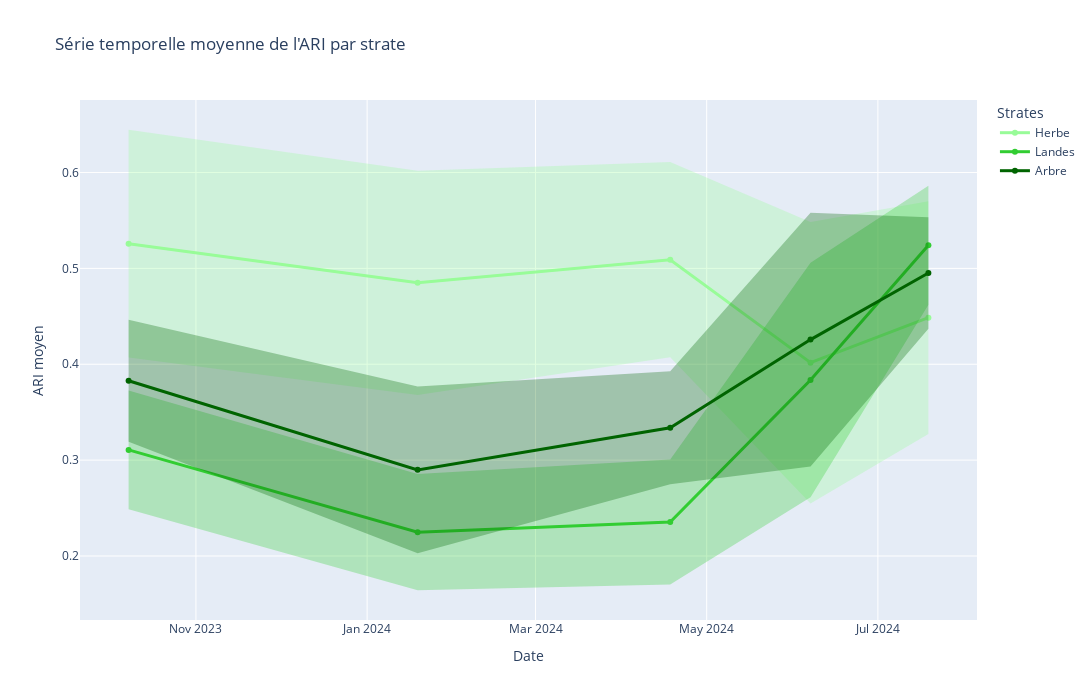

The notebook cell saved with this chart:
### Code cell
# Charger les strates
strates_path = '/home/onyxia/work/data/projet_eval/PI_strates_bretagne_32630.shp'
gdf = gpd.read_file(strates_path)

# Lire le fichier ARI
ari_path = '/home/onyxia/work/results/ARI_serie_temp.tif'
ari_ds = gdal.Open(ari_path)
dates = ['2023-10-08', '2024-01-19', '2024-04-18', '2024-06-07', '2024-07-19']

# Préparer les données
strates = sorted(gdf['strate'].unique())
ari_means = {strate: [] for strate in strates}
ari_stds = {strate: [] for strate in strates}

# Informations spatiales
transform = ari_ds.GetGeoTransform()
projection = ari_ds.GetProjection()
x_size = ari_ds.RasterXSize
y_size = ari_ds.RasterYSize

# Pour chaque strate
for strate in strates:
    strate_gdf = gdf[gdf['strate'] == strate]

    # Pour chaque date
    for band_num in range(1, ari_ds.RasterCount + 1):
        band = ari_ds.GetRasterBand(band_num)
        ari_array = band.ReadAsArray()

        # Masque pour la strate
        mem_drv = ogr.GetDriverByName('Memory')
        mem_ds = mem_drv.CreateDataSource('out')
        mem_layer = mem_ds.CreateLayer('poly', srs=ogr.osr.SpatialReference(wkt=projection), geom_type=ogr.wkbPolygon)

        for _, row in strate_gdf.iterrows():
            feature = ogr.Feature(mem_layer.GetLayerDefn())
            feature.SetGeometry(ogr.CreateGeometryFromWkb(row.geometry.wkb))
            mem_layer.CreateFeature(feature)
            feature = None

        # Rasteriser
        mem_raster_ds = gdal.GetDriverByName('MEM').Create('', x_size, y_size, 1, gdal.GDT_Byte)
        mem_raster_ds.SetGeoTransform(transform)
        mem_raster_ds.SetProjection(projection)
        mem_raster_band = mem_raster_ds.GetRasterBand(1)
        mem_raster_band.Fill(0)
        gdal.RasterizeLayer(mem_raster_ds, [1], mem_layer, burn_values=[1], options=["ALL_TOUCHED=TRUE"])

        # Extraire les valeurs ARI
        rasterized = mem_raster_ds.GetRasterBand(1).ReadAsArray()
        ari_values = ari_array[rasterized == 1]
        ari_values = ari_values[ari_values != nodata]

        # Calculer moyenne et écart-type
        if len(ari_values) > 0:
            mean_ari = np.nanmean(ari_values)
            std_ari = np.nanstd(ari_values)
        else:
            mean_ari = np.nan
            std_ari = np.nan

        ari_means[strate].append(mean_ari)
        ari_stds[strate].append(std_ari)

# Créer le graphique
colors = {
    2: 'rgba(152, 251, 152, 1.0)',  # Herbe
    3: 'rgba(50, 205, 50, 1.0)',   # Landes
    4: 'rgba(0, 100, 0, 1.0)'      # Arbre
}

labels = {
    2: 'Herbe',
    3: 'Landes',
    4: 'Arbre'
}

fig = go.Figure()
for strate in strates:
    means = ari_means[strate]
    stds = ari_stds[strate]
    color = colors.get(strate, 'rgba(128, 128, 128, 1.0)')
    label = labels.get(strate, f'Strate {strate}')

    fig.add_trace(go.Scatter(
        x=dates,
        y=means,
        mode='lines+markers',
        name=label,
        line=dict(color=color, width=3)
    ))

    fig.add_trace(go.Scatter(
        x=np.concatenate([dates, dates[::-1]]),
        y=np.concatenate([np.array(means) + np.array(stds), (np.array(means) - np.array(stds))[::-1]]),
        fill='toself',
        fillcolor=color.replace('1.0', '0.3'),
        line=dict(color='rgba(255,255,255,0)'),
        showlegend=False,
        hoverinfo="skip"
    ))

fig.update_layout(
    title='Série temporelle moyenne de l\'ARI par strate',
    xaxis_title='Date',
    yaxis_title='ARI moyen',
    legend_title='Strates',
    hovermode='x unified',
    width=1200,
    height=700
)

# Enregistrer le graphique
os.makedirs('/home/onyxia/work/results/figure', exist_ok=True)
fig.write_html('/home/onyxia/work/results/figure/ARI_series.html')
fig.show()

### Figure 1 — Plotly figure (JSON) as saved in the notebook; plotly's stock layout.template omitted (floating-point values rounded to 4 significant figures)
{"data": [{"line": {"color": "rgba(152, 251, 152, 1.0)", "width": 3}, "mode": "lines+markers", "name": "Herbe", "type": "scatter", "x": ["2023-10-08", "2024-01-19", "2024-04-18", "2024-06-07", "2024-07-19"], "y": [0.5258, 0.4849, 0.5091, 0.4017, 0.4486]}, {"fill": "toself", "fillcolor": "rgba(152, 251, 152, 0.3)", "hoverinfo": "skip", "line": {"color": "rgba(255,255,255,0)"}, "showlegend": false, "type": "scatter", "x": ["2023-10-08", "2024-01-19", "2024-04-18", "2024-06-07", "2024-07-19", "2024-07-19", "2024-06-07", "2024-04-18", "2024-01-19", "2023-10-08"], "y": [0.6446, 0.6019, 0.6109, 0.5485, 0.5701, 0.3271, 0.2549, 0.4072, 0.3679, 0.4069]}, {"line": {"color": "rgba(50, 205, 50, 1.0)", "width": 3}, "mode": "lines+markers", "name": "Landes", "type": "scatter", "x": ["2023-10-08", "2024-01-19", "2024-04-18", "2024-06-07", "2024-07-19"], "y": [0.3106, 0.2248, 0.2354, 0.3835, 0.5241]}, {"fill": "toself", "fillcolor": "rgba(50, 205, 50, 0.3)", "hoverinfo": "skip", "line": {"color": "rgba(255,255,255,0)"}, "showlegend": false, "type": "scatter", "x": ["2023-10-08", "2024-01-19", "2024-04-18", "2024-06-07", "2024-07-19", "2024-07-19", "2024-06-07", "2024-04-18", "2024-01-19", "2023-10-08"], "y": [0.3725, 0.2854, 0.3006, 0.5058, 0.5862, 0.4621, 0.2611, 0.1702, 0.1642, 0.2487]}, {"line": {"color": "rgba(0, 100, 0, 1.0)", "width": 3}, "mode": "lines+markers", "name": "Arbre", "type": "scatter", "x": ["2023-10-08", "2024-01-19", "2024-04-18", "2024-06-07", "2024-07-19"], "y": [0.3828, 0.2898, 0.3337, 0.4257, 0.4952]}, {"fill": "toself", "fillcolor": "rgba(0, 100, 0, 0.3)", "hoverinfo": "skip", "line": {"color": "rgba(255,255,255,0)"}, "showlegend": false, "type": "scatter", "x": ["2023-10-08", "2024-01-19", "2024-04-18", "2024-06-07", "2024-07-19", "2024-07-19", "2024-06-07", "2024-04-18", "2024-01-19", "2023-10-08"], "y": [0.4466, 0.3768, 0.3926, 0.5581, 0.5534, 0.437, 0.2934, 0.2748, 0.2029, 0.319]}], "layout": {"height": 700, "hovermode": "x unified", "legend": {"title": {"text": "Strates"}}, "title": {"text": "Série temporelle moyenne de l'ARI par strate"}, "width": 1200, "xaxis": {"title": {"text": "Date"}}, "yaxis": {"title": {"text": "ARI moyen"}}}}
